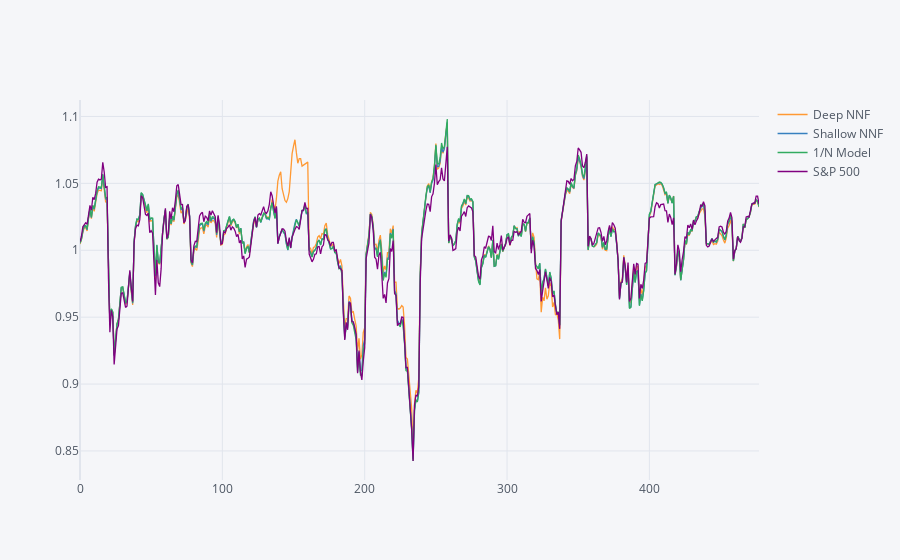

The code cell stored with this chart in its notebook:
### Code cell
import cufflinks as cf
cf.set_config_file(offline = True)

plot_test.iplot()

### Figure 1 — Plotly figure (JSON) as saved in the notebook; plotly's stock layout.template omitted (floating-point values rounded to 4 significant figures; data arrays with more than 128 entries replaced by an {"elided": "..."} marker saying what was removed)
{"data": [{"line": {"color": "rgba(255, 153, 51, 1.0)", "dash": "solid", "shape": "linear", "width": 1.3}, "mode": "lines", "name": "Deep NNF", "text": "", "type": "scatter", "x": {"elided": "478 int values"}, "y": {"elided": "478 float values"}}, {"line": {"color": "rgba(55, 128, 191, 1.0)", "dash": "solid", "shape": "linear", "width": 1.3}, "mode": "lines", "name": "Shallow NNF", "text": "", "type": "scatter", "x": {"elided": "478 int values"}, "y": {"elided": "478 float values"}}, {"line": {"color": "rgba(50, 171, 96, 1.0)", "dash": "solid", "shape": "linear", "width": 1.3}, "mode": "lines", "name": "1/N Model", "text": "", "type": "scatter", "x": {"elided": "478 int values"}, "y": {"elided": "478 float values"}}, {"line": {"color": "rgba(128, 0, 128, 1.0)", "dash": "solid", "shape": "linear", "width": 1.3}, "mode": "lines", "name": "S&P 500", "text": "", "type": "scatter", "x": {"elided": "478 int values"}, "y": {"elided": "478 float values"}}], "layout": {"legend": {"bgcolor": "#F5F6F9", "font": {"color": "#4D5663"}}, "paper_bgcolor": "#F5F6F9", "plot_bgcolor": "#F5F6F9", "title": {"font": {"color": "#4D5663"}}, "xaxis": {"gridcolor": "#E1E5ED", "showgrid": true, "tickfont": {"color": "#4D5663"}, "title": {"font": {"color": "#4D5663"}, "text": ""}, "zerolinecolor": "#E1E5ED"}, "yaxis": {"gridcolor": "#E1E5ED", "showgrid": true, "tickfont": {"color": "#4D5663"}, "title": {"font": {"color": "#4D5663"}, "text": ""}, "zerolinecolor": "#E1E5ED"}}}
